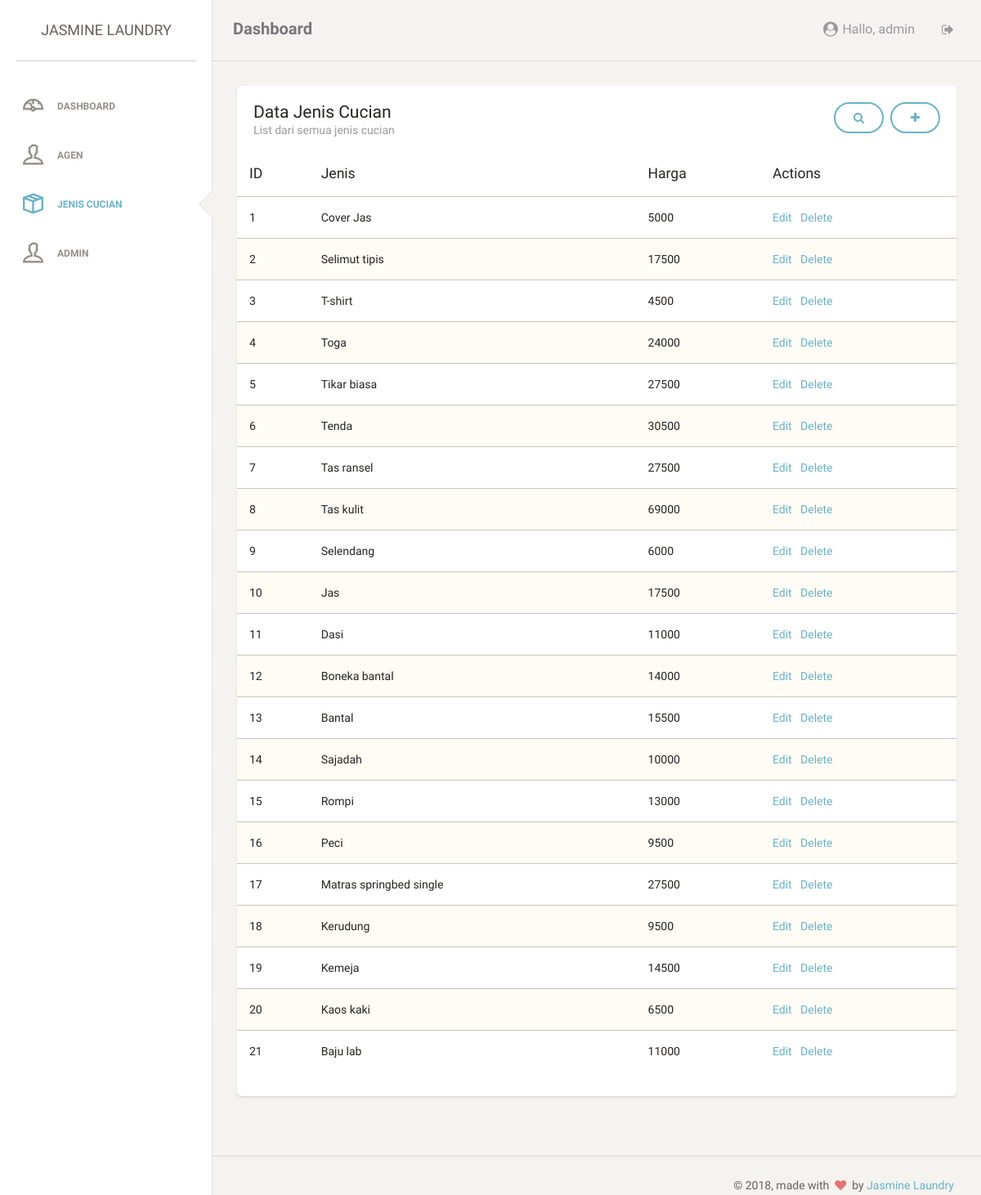
Page /admin/jeniscucian.php (signed in) on the committed database.
### tables this page shows
CREATE TABLE `jeniscucian` (
  `jeniscucian_id` int(11) NOT NULL,
  `jeniscucian_nama` varchar(31) NOT NULL,
  `jeniscucian_harga` int(11) NOT NULL,
  `jeniscucian_deleted` enum('true','false') NOT NULL DEFAULT 'false'
);

### admin/jeniscucian.php (the view, shortened to what this page needs)
<?php
	require "../php/connection.php";
?>
    <!doctype html>
    <html lang="en">
    <head>
        <link href="../css/bootstrap.min.css" rel="stylesheet" />
        <link href="../css/style.css" rel="stylesheet" />
        <link href="../font-awesome/css/font-awesome.min.css" rel="stylesheet">
        <link href="../css/themify-icons.css" rel="stylesheet">
    </head>
    <body>
        <div class="wrapper">
            <div class="sidebar" data-background-color="white" data-active-color="info">
                <div class="sidebar-wrapper">
                    <div class="logo">
                        <a href="#" class="simple-text">
                        Jasmine Laundry
                    </a>
                    </div>
                    <ul class="nav">
                        <li>
                            <a href="dashboard.php">
                                <i class="ti-dashboard"></i>
                                <p>Dashboard</p>
                            </a>
                        </li>
                        <li>
                            <a href="agen.php">
                                <i class="ti-user"></i>
                                <p>Agen</p>
                            </a>
                        </li>
                        <li class="active">
                            <a href="#">
                                <i class="ti-package"></i>
                                <p>Jenis Cucian</p>
                            </a>
                        </li>
                        <li>
                            <a href="admin.php">
                                <i class="ti-user"></i>
                                <p>Admin</p>
                            </a>
                        </li>
                    </ul>
                </div>
            </div>
            <div class="main-panel">
                <nav class="navbar navbar-default">
                    <div class="container-fluid">
                        <div class="navbar-header">
                            <a class="navbar-brand" href="#">Dashboard</a>
                        </div>
                        <div class="collapse navbar-collapse">
                            <ul class="nav navbar-nav navbar-right">
                                <li>
                                    <a href="profil_edit.php">
                                        <p>
                                            <i class="fa fa-user-circle" style="font-size: 18px;"></i> Hallo,
                                            <?php echo $_SESSION['admin_nama'];?>
                                        </p>
                                    </a>
                                </li>
                                <li>
                                    <a href="../php/logout.php">
                                        <i class="fa fa-sign-out"></i>
                                    </a>
                                </li>
                            </ul>
                        </div>
                    </div>
                </nav>
                <div class="content">
                    <div class="container-fluid">
                        <div class="row">
                            <div class="col-md-12">
                                <div class="card">
                                    <div class="header">
                                         <a href="jeniscucian_tambah.php" class="btn btn-info pull-right"><i class="fa fa-plus"></i></a>
                                        <a href="#" data-toggle="modal" data-target="#search" class="btn btn-info pull-right" style="margin-right: 8px;"><i class="fa fa-search"></i></a>
                                        <h4 class="title">Data Jenis Cucian</h4>
                                        <p class="category">List dari semua jenis cucian</p>
                                    </div>
                                    <div class="content table-responsive table-full-width">
                                        <table class="table table-striped">
                                            <thead>
                                                <th>ID</th>
                                                <th>Jenis</th>
                                                <th>Harga</th>
                                                <th>Actions</th>
                                            </thead>
                                            <tbody>
                                                <?php
                                                    if(isset($_GET['nama'])){
                                                        $strQuery = "SELECT jeniscucian_id, jeniscucian_nama, jeniscucian_harga FROM jeniscucian WHERE jeniscucian_deleted = 'false' AND jeniscucian_nama LIKE '%$_GET[nama]%'";
                                                    }else {
                                                        $strQuery = "SELECT jeniscucian_id, jeniscucian_nama, jeniscucian_harga FROM jeniscucian WHERE jeniscucian_deleted = 'false'";
                                                    }
                                                    $query = mysqli_query($connection, $strQuery);
                                                    $i = 0;
                                                    while($result = mysqli_fetch_assoc($query)){
                                                        echo "<tr>";
                                                        echo "<td>$result[jeniscucian_id]</td>";
                                                        echo "<td>$result[jeniscucian_nama]</td>";
                                                        echo "<td>$result[jeniscucian_harga]</td>";
                                                        echo "<td><a href='jeniscucian_edit.php?id=$result[jeniscucian_id]'>Edit</a>";
                                                        echo "<a href=# data-toggle=modal data-target=#delete$i>Delete</a></td>";
                                                        echo "</tr>";
                                                ?>
                                                <?php
                                                        $i++;
                                                    }
                                                ?>
                                            </tbody>
                                        </table>
                                    </div>
                                </div>
                            </div>
                        </div>
                    </div>
                </div>
                <footer class="footer">
                    <div class="container-fluid">
                        <div class="copyright pull-right">
                            &copy;
                            , made with <i class="fa fa-heart heart"></i> by <a href="#">Jasmine Laundry</a>
                        </div>
                    </div>
                </footer>
            </div>
        </div>
    </body>
    </html>

### rows in the picture
jeniscucian: jeniscucian_id "1", jeniscucian_nama "Cover Jas", jeniscucian_harga "5000"
jeniscucian: jeniscucian_id "2", jeniscucian_nama "Selimut tipis", jeniscucian_harga "17500"
jeniscucian: jeniscucian_id "3", jeniscucian_nama "T-shirt", jeniscucian_harga "4500"
jeniscucian: jeniscucian_id "4", jeniscucian_nama "Toga", jeniscucian_harga "24000"
jeniscucian: jeniscucian_id "5", jeniscucian_nama "Tikar biasa", jeniscucian_harga "27500"
jeniscucian: jeniscucian_id "6", jeniscucian_nama "Tenda", jeniscucian_harga "30500"
jeniscucian: jeniscucian_id "7", jeniscucian_nama "Tas ransel", jeniscucian_harga "27500"
jeniscucian: jeniscucian_id "8", jeniscucian_nama "Tas kulit", jeniscucian_harga "69000"
jeniscucian: jeniscucian_id "9", jeniscucian_nama "Selendang", jeniscucian_harga "6000"
jeniscucian: jeniscucian_id "10", jeniscucian_nama "Jas", jeniscucian_harga "17500"
jeniscucian: jeniscucian_id "11", jeniscucian_nama "Dasi", jeniscucian_harga "11000"
jeniscucian: jeniscucian_id "12", jeniscucian_nama "Boneka bantal", jeniscucian_harga "14000"
jeniscucian: jeniscucian_id "13", jeniscucian_nama "Bantal", jeniscucian_harga "15500"
jeniscucian: jeniscucian_id "14", jeniscucian_nama "Sajadah", jeniscucian_harga "10000"
jeniscucian: jeniscucian_id "15", jeniscucian_nama "Rompi", jeniscucian_harga "13000"
jeniscucian: jeniscucian_id "16", jeniscucian_nama "Peci", jeniscucian_harga "9500"
jeniscucian: jeniscucian_id "17", jeniscucian_nama "Matras springbed single", jeniscucian_harga "27500"
jeniscucian: jeniscucian_id "18", jeniscucian_nama "Kerudung", jeniscucian_harga "9500"
jeniscucian: jeniscucian_id "19", jeniscucian_nama "Kemeja", jeniscucian_harga "14500"
jeniscucian: jeniscucian_id "20", jeniscucian_nama "Kaos kaki", jeniscucian_harga "6500"
jeniscucian: jeniscucian_id "21", jeniscucian_nama "Baju lab", jeniscucian_harga "11000"

### other values in the picture
$_SESSION['admin_nama'] "admin"
